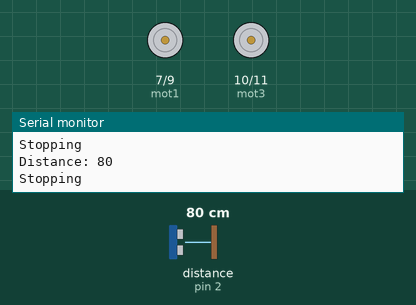
This sketch was run on a simulated Arduino Uno, built with avr-gcc and run on an emulated ATmega328P. On the bench: motor-driver pin pairs drawn as motors (green arrow = first pin HIGH = forward, orange = second pin HIGH = backward, longer = more drive), the last lines printed to the serial monitor. Wiring (inferred from the names in the program): ultrasonic range finder: trigger pin 3; echo pin 2. Inputs (shaded band) come from the test bench; at power-on: distance to the obstacle (sensor on pin 2) 80 cm. The echo pulse lasts 58.3 µs per cm.

Above: at 1.2 s.
1.3 s: distance to the obstacle (sensor on pin 2) set to 45 cm
2.8 s: distance to the obstacle (sensor on pin 2) set to 35 cm
At 3.3 s:
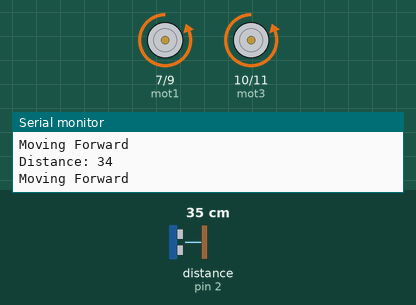
4.3 s: distance to the obstacle (sensor on pin 2) set to 60 cm
At 4.9 s:
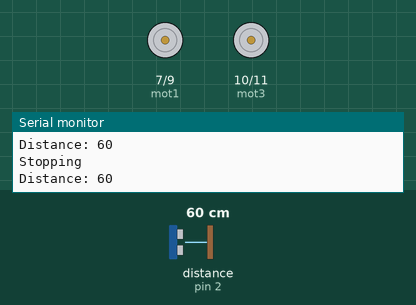
5.8 s: distance to the obstacle (sensor on pin 2) set to 2 cm
At 6.9 s:
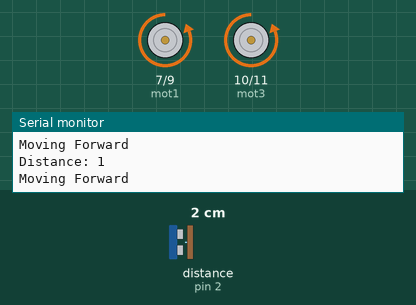
Timing chart, 0 to 8.3 s (numbered marks = the images above; inputs shaded):
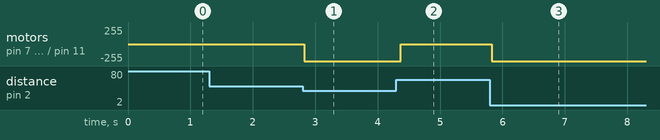

Measured:
- the behaviour switches between 41 and 40 cm on distance to the obstacle (sensor on pin 2) (found by bisection; images 0 and 1)
- after the input at 2.8 s, motor on pin 7 (mot1) / pin 9 (mot2), motor on pin 10 (mot3) / pin 11 (mot4): stopped → backward 255/255 at once
- after the input at 4.3 s, motor on pin 7 (mot1) / pin 9 (mot2), motor on pin 10 (mot3) / pin 11 (mot4): backward 255/255 → stopped after 0.07 s
- after the input at 5.8 s, motor on pin 7 (mot1) / pin 9 (mot2), motor on pin 10 (mot3) / pin 11 (mot4): stopped → backward 255/255 at once

The sketch:

human_follower.ino
```cpp
#define trigPin_1 3
#define echoPin_1 2

const int mot1 = 7;
const int mot2 = 9;
const int mot3 = 10;
const int mot4 = 11;

void setup() {
  Serial.begin(9600);
  pinMode(trigPin_1, OUTPUT);
  pinMode(echoPin_1, INPUT);
  pinMode(mot1, OUTPUT);
  pinMode(mot2, OUTPUT);
  pinMode(mot3, OUTPUT);
  pinMode(mot4, OUTPUT);
}

void loop() {
  long duration, distance_1;

  // Trigger the ultrasonic pulse
  digitalWrite(trigPin_1, LOW);
  delayMicroseconds(2);
  digitalWrite(trigPin_1, HIGH);
  delayMicroseconds(10);
  digitalWrite(trigPin_1, LOW);

  // Measure the echo pulse duration
  duration = pulseIn(echoPin_1, HIGH);

  // Convert the time to distance in cm
  distance_1 = microsecondsToCentimeters(duration);

  Serial.print("Distance: ");
  Serial.println(distance_1);

  if (distance_1 < 40) {
    Serial.println("Moving Forward");

    // Move forward
    digitalWrite(mot1, LOW);
    digitalWrite(mot2, HIGH);
    digitalWrite(mot3, LOW);
    digitalWrite(mot4, HIGH);

  } else {
    Serial.println("Stopping");

    // Stop the motors
    digitalWrite(mot1, LOW);
    digitalWrite(mot2, LOW);
    digitalWrite(mot3, LOW);
    digitalWrite(mot4, LOW);
  }

  delay(100);  // Adjust the delay for smoother motion
}

long microsecondsToCentimeters(long microseconds) {
  return microseconds / 29 / 2;
}
```
